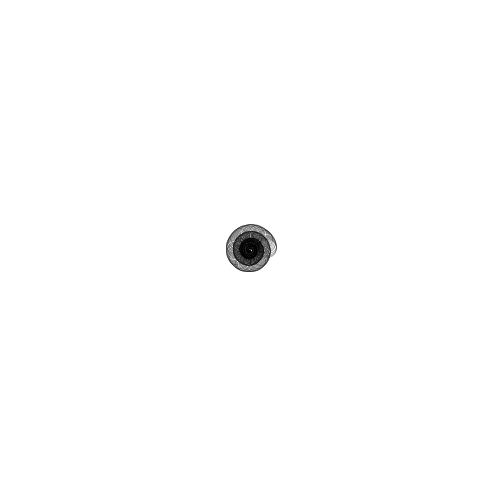
Frame 1 (no input)
Frame 60 (the mouse pressed at the canvas centre just before this capture): identical to frame 1, image omitted
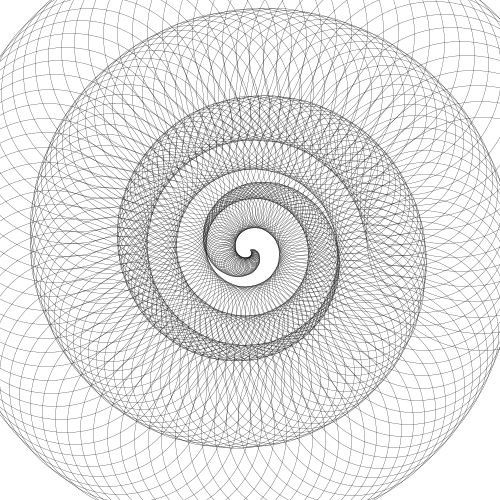
Frame 120 (the mouse held since frame 60 and released just before this capture)

The Processing sketch that drew these frames (run headless with seeded random() and noise(); from frame 60 on, the mouse is pressed at the canvas centre):

// Processing sketch: processing_162179
// ── processing_162179.pde

void setup() {
  size(500,500);
  smooth();
}

void draw() {
  translate( width/2, height/2);
  scale( 0.25 );
  background(255);
  stroke(0);
  noFill();
  for( int i=0; i<360; i++ ) {
    float f = i * map( mouseY, 0, height, .2, 5 );
    float x = cos( radians( i * 4 )) * f;
    float y = sin( radians( i * 4 )) * f;
    float r = i * map( mouseX, 0, width, .2, 5 ) ;
    ellipse(  x, y, r, r );    
  }
  
}
